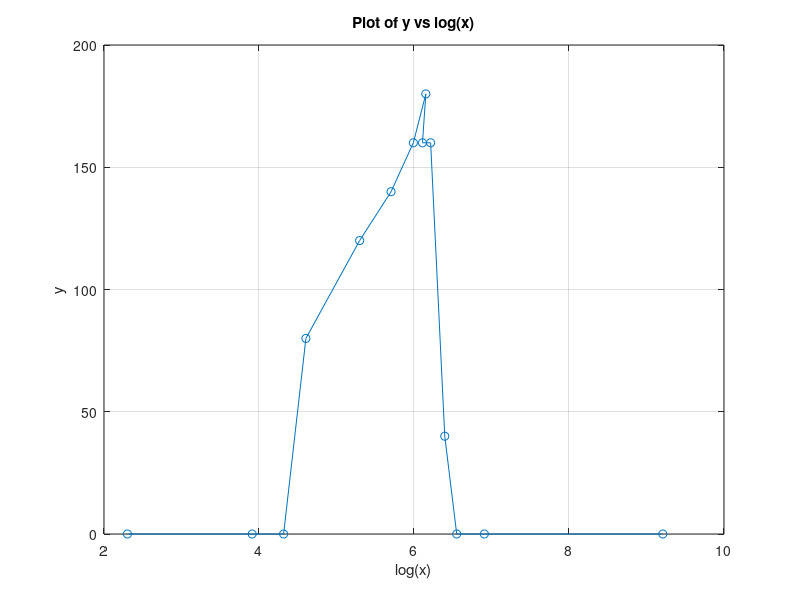

Write the MATLAB code that produced this figure.
% Given data
x = [10 50 75 100 200 300 400 470 450 500 600 700 1000 10000]; % Logarithm of x values
y = [0 0 0 80 120 140 160 180 160 160 40 0 0 0]; % Corresponding y values

% Plotting
plot(log(x), y, 'o-');
xlabel('log(x)'); % Label for x-axis
ylabel('y'); % Label for y-axis
title('Plot of y vs log(x)'); % Title for the plot
grid on; % Turn on grid
